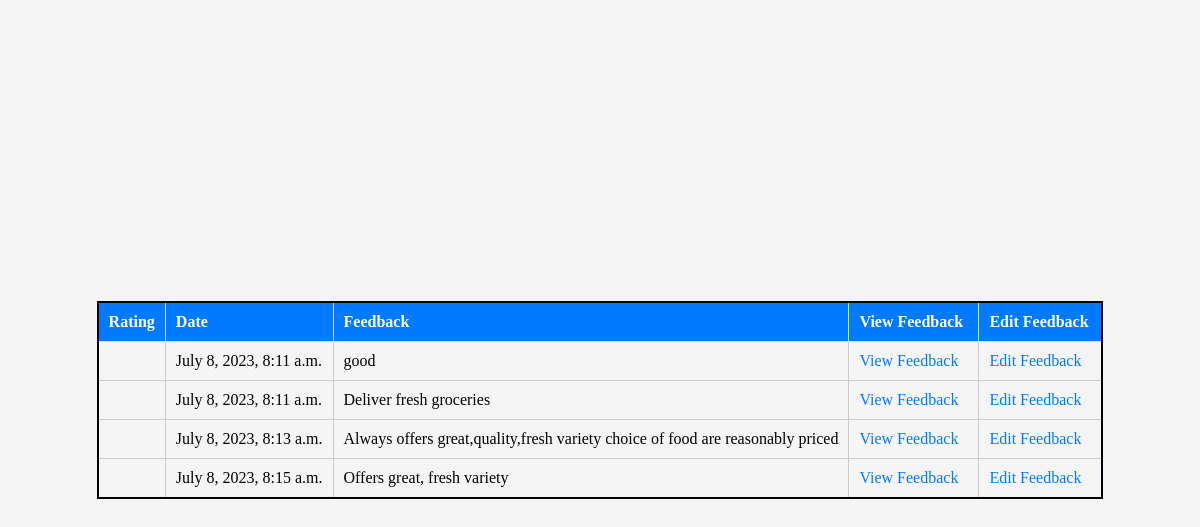
The page /feedback/feedback/list/ on the database as committed earlier.
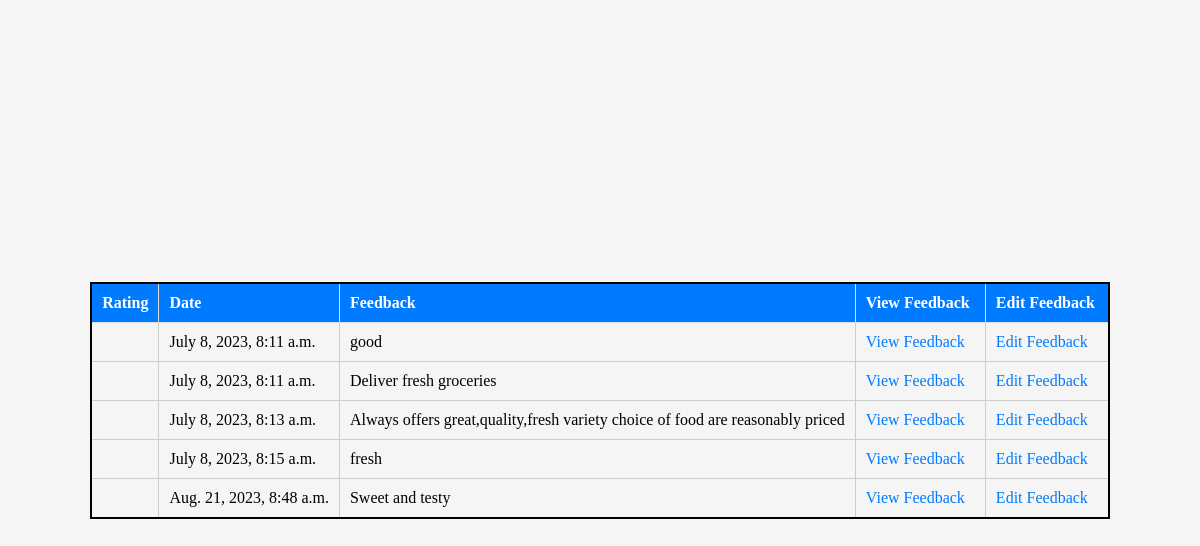
The same page on the database as committed later.
### feedback/models.py (models this page shows)
class Feedback(models.Model):
    feedback = models.TextField()
    date = models.DateTimeField(auto_now_add=True)
    ratings = models.CharField(max_length=5)

### feedback/views.py (the view)
# urls.py: path('feedback/list/', views.feedback_list, name='feedback_list'),
def feedback_list(request):
    feedbacks = Feedback.objects.all()
    return render(request, "feedback/feedback_list.html", {"feedbacks": feedbacks})

### templates/feedback/feedback_list.html (shortened to what this page needs)
{% load static %}
<!DOCTYPE html>
<html lang="en">
<head>
    <link rel="stylesheet" href="{% static 'feedback/feedback_list.css' %}">
</head>
<body>
    <table class="feedback-table">
        <thead>
            <tr>
                <th>Rating</th>
                <th>Date</th>
                <th>Feedback</th>
                <th>View Feedback</th>
                <th>Edit Feedback</th>
            </tr>
        </thead>
        <tbody>
            {% for feedback in feedbacks %}
            <tr>
                <td>{{ feedback.rating }}</td>
                <td>{{ feedback.date }}</td>
                <td>{{feedback.feedback}}</td>
                <td>
                  <a href="{% url 'feedback_detail_view' id=feedback.id %}">View Feedback </a>
              </td>
              <td>
                  <a href="{% url 'edit_feedback_view' id=feedback.id %}">Edit Feedback </a>
              </td>
            </tr>
            {% endfor %}
        </tbody>
    </table>
</body>
</html>

Rows that differ between the two databases and show on the page:
changed Feedback: feedback "Offers great, fresh variety" → "fresh"
added Feedback: date "Aug. 21, 2023, 8:48 a.m.", feedback "Sweet and testy"
